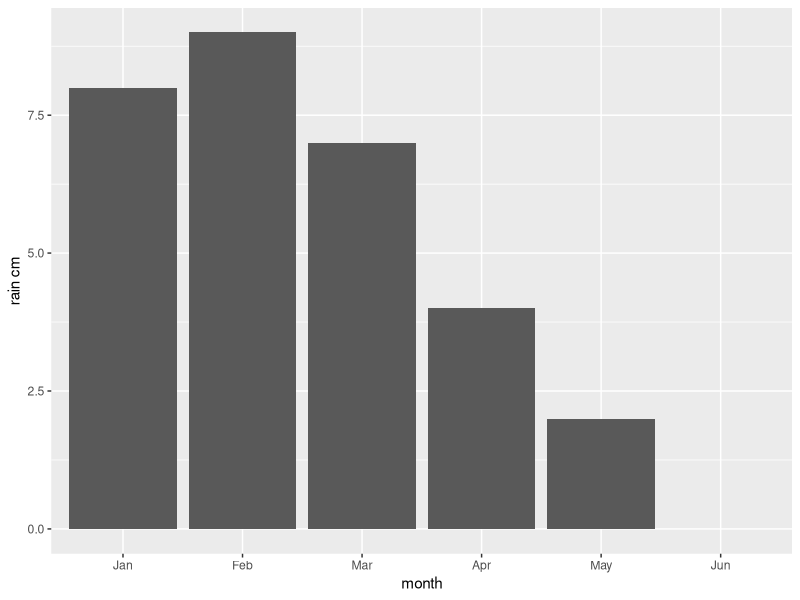
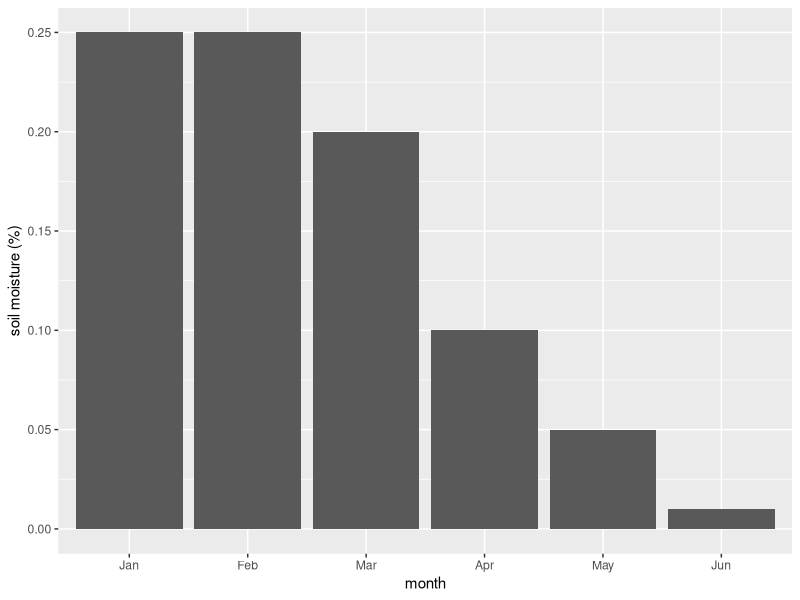
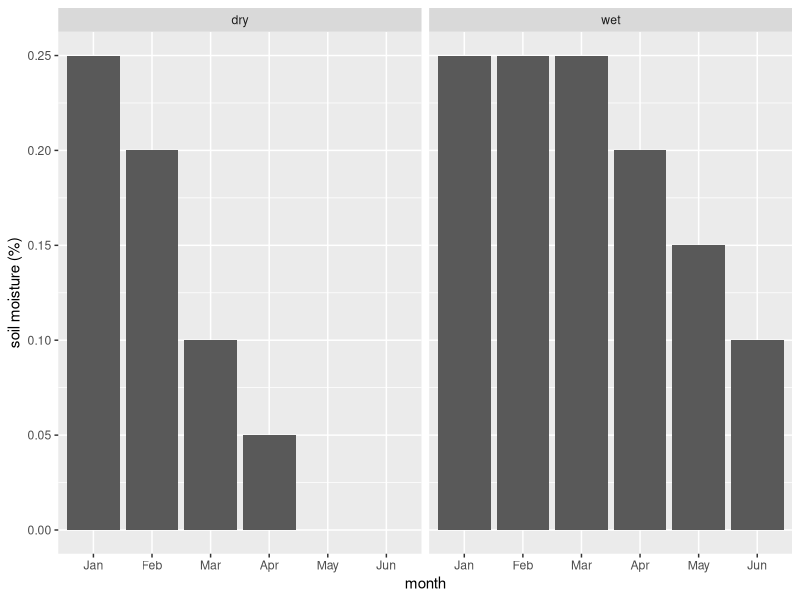

Recreate these plots in R, in order.
library(ggplot2)
library(tidyverse)

mydat <- data.frame( time = 1:6, month = factor(month.abb[1:6], levels = month.abb[1:6], ordered = T)) %>% mutate( rain = c(8, 9, 7, 4, 2, 0), soil_moisture =c(0.25, 0.25, 0.2, 0.1, 0.05, 0.01))

ggplot( data= mydat, aes( x = month, y = rain ) ) + geom_bar(stat = 'identity')  + ylab('rain cm') + xlab( 'month')
ggplot( data= mydat, aes( x = month, y = soil_moisture ) ) + geom_bar(stat = 'identity')  + ylab('soil moisture (%)') + xlab( 'month')

mydat <- mydat %>% mutate(bad = c(0.25, 0.2, 0.1, 0.05, 0.00, 0.00), good = c(0.25, 0.25, 0.25, 0.2, 0.15, 0.1))

mydat <- mydat %>% 
  gather( site, soil_moisture, soil_moisture:good) %>% 
  mutate(site = factor(site, 
                       levels = c('bad', 'soil_moisture', 'good'), 
                       labels = c('dry', 'ok', 'wet'), ordered = T))

ggplot( data = mydat %>% filter( site %in% c('wet', 'dry')), aes( x = month, y = soil_moisture)) + 
  geom_bar(stat = 'identity') + 
  ylab( 'soil moisture (%)') + 
  facet_wrap(~ site)

